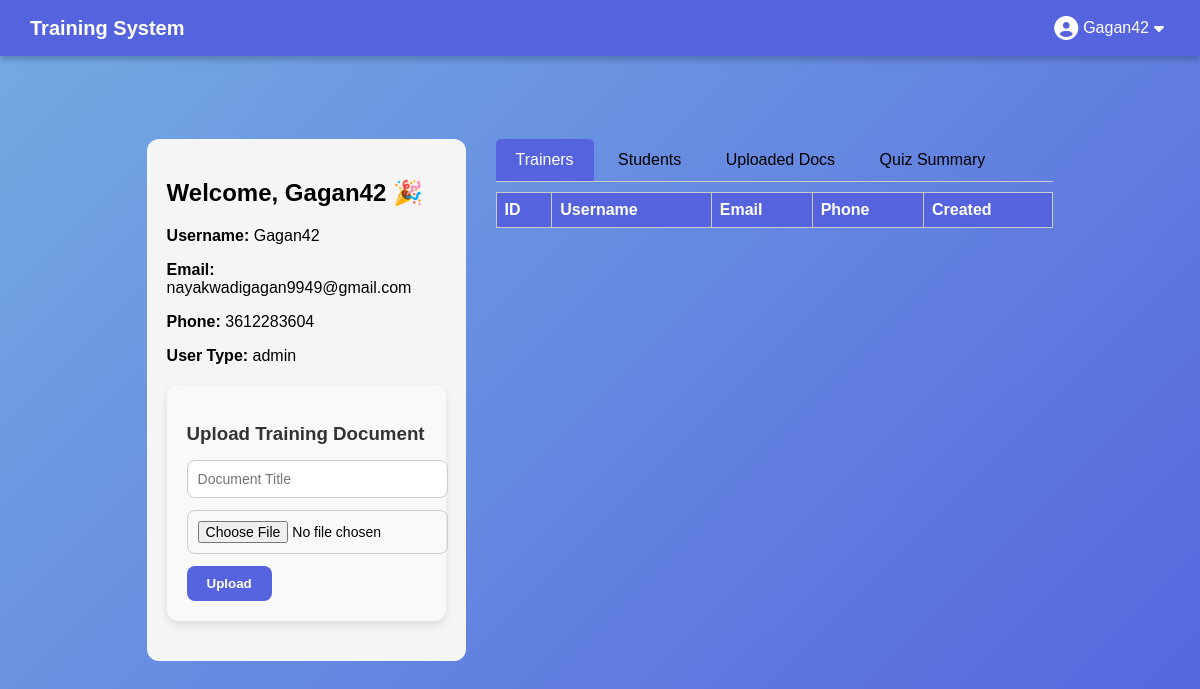
Page / (signed in) on the earlier database version.
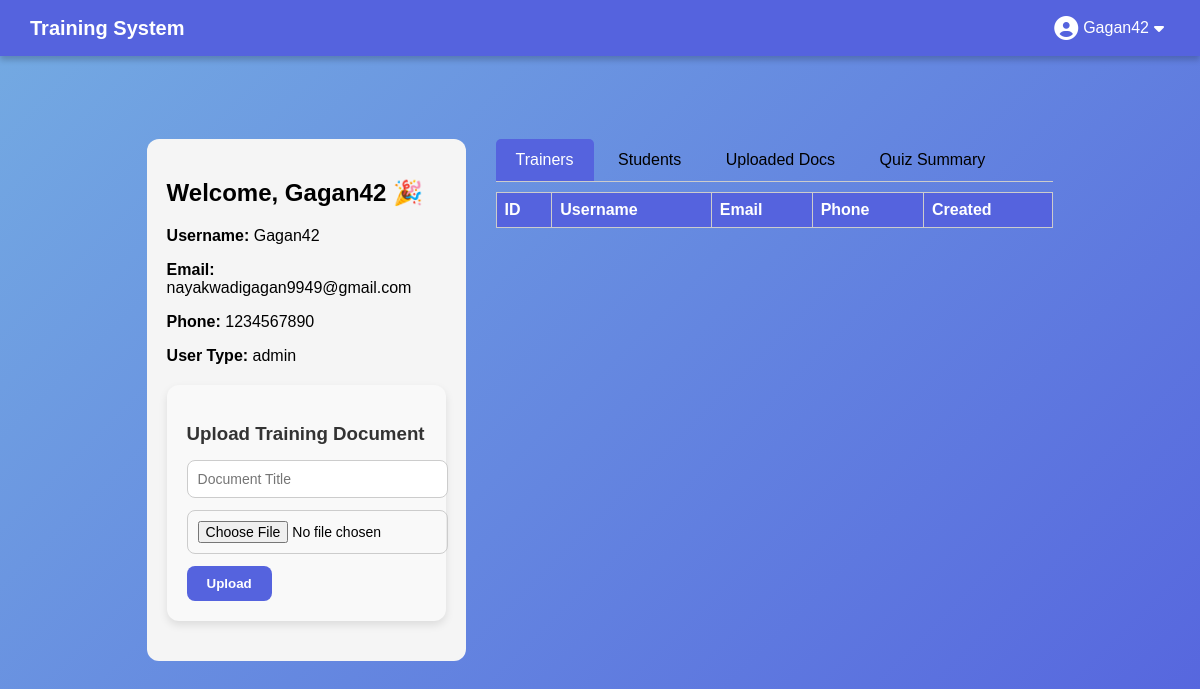
Same page on the later database version.
### tables this page shows
CREATE TABLE users (
            id INTEGER PRIMARY KEY AUTOINCREMENT,
            username TEXT UNIQUE NOT NULL,
            password TEXT NOT NULL,
            userType TEXT CHECK(userType IN ('admin', 'trainer', 'student')) NOT NULL,
            email TEXT,
            phoneNumber TEXT,
            createDate DATE,
            updatedDate DATE,
            lastUpdatedBy TEXT
        );

### app.py (the view, shortened to what this page needs)
@app.route("/")
def home():
    if "user" not in session:
        flash("Please login first.", "info")
        return redirect(url_for("login"))
    conn = sqlite3.connect(DB_NAME)
    cursor = conn.cursor()
    cursor.execute(
        "SELECT id, username, email, phoneNumber, userType FROM users WHERE username = ?",
        (session['user'],)
    )
    user_info = cursor.fetchone()
    if not user_info:
        flash("User not found. Please login again.", "danger")
        session.clear()
        conn.close()
        return redirect(url_for("login"))
    session['user_id'] = user_info[0]
    session['user'] = user_info[1]
    session['userType'] = user_info[4]
    session['email'] = user_info[2] or "N/A"
    session['phoneNumber'] = user_info[3] or "N/A"
    cursor.execute("""
        SELECT d.id, d.title, d.filename, u.username, d.upload_date, u.userType
        FROM documents d
        JOIN users u ON d.uploaded_by = u.id
        ORDER BY d.upload_date DESC
    """)
    documents = cursor.fetchall()
    doc_quiz_status = {}
    user_tables = None
    quiz_summary = {}
    if session['userType'] == 'admin':
        cursor.execute(
            "SELECT id, username, email, phoneNumber, createDate FROM users WHERE userType='trainer'"
        )
        trainers = cursor.fetchall()
        cursor.execute(
            "SELECT id, username, email, phoneNumber, createDate FROM users WHERE userType='student'"
        )
        students = cursor.fetchall()
        user_tables = {"trainers": trainers, "students": students}
        cursor.execute("""
            SELECT d.title, u.username, qs.status, qs.submitted_at
            FROM quiz_submissions qs
            JOIN quizzes q ON qs.quiz_id = q.id
            JOIN documents d ON q.document_id = d.id
            JOIN users u ON qs.user_id = u.id
            ORDER BY d.title, qs.submitted_at DESC
        """)
        rows = cursor.fetchall()
        for title, username, status, submitted_at in rows:
            if title not in quiz_summary:
                quiz_summary[title] = []
            quiz_summary[title].append({
                "username": username,
                "status": status,
                "submitted_at": submitted_at
            })
    conn.close()
    return render_template(
        "home.html",
        user=session['user'],
        documents=documents,
        doc_quiz_status=doc_quiz_status,
        user_tables=user_tables,
        quiz_summary=quiz_summary
    )

### templates/home.html (shortened to what this page needs)
<!DOCTYPE html>
<html>
  <head>
    <link
      rel="stylesheet"
      href="{{ url_for('static', filename='style.css') }}"
    />
    <link
      rel="stylesheet"
      href="https://cdnjs.cloudflare.com/ajax/libs/font-awesome/6.5.0/css/all.min.css"
    />
  </head>
  <body>
    <header class="header">
      <div class="logo">Training System</div>
      <div class="user-dropdown">
        <button class="dropbtn" id="profileBtn">
          <i class="fas fa-user-circle profile-icon"></i> {{ user }}
          <i class="fas fa-caret-down"></i>
        </button>
      </div>
    </header>
    {% if session['userType'] in ['trainer', 'admin'] %}
    <div class="main-container">
      <div class="user-info-container">
        <h2>Welcome, {{ user }} 🎉</h2>
        <p><strong>Username:</strong> {{ user }}</p>
        <p><strong>Email:</strong> {{ session.get('email', 'N/A') }}</p>
        <p><strong>Phone:</strong> {{ session.get('phoneNumber', 'N/A') }}</p>
        <p><strong>User Type:</strong> {{ session.get('userType') }}</p>
        <div class="upload-section" style="margin-top: 20px">
          <h3>Upload Training Document</h3>
          <form
            method="POST"
            action="{{ url_for('upload_document') }}"
            enctype="multipart/form-data"
          >
            <input
              type="text"
              name="title"
              placeholder="Document Title"
              required
            /><br />
            <input type="file" name="file" required /><br />
            <button type="submit">Upload</button>
          </form>
        </div>
      </div>
      {% if session['userType'] == 'admin' %}
      <div class="tabs-container">
        <div class="tab">
          <button class="tablinks active" onclick="openTab(event, 'Trainers')">
            Trainers
          </button>
          <button class="tablinks" onclick="openTab(event, 'Students')">
            Students
          </button>
          <button class="tablinks" onclick="openTab(event, 'UploadedDocs')">
            Uploaded Docs
          </button>
          <button class="tablinks" onclick="openTab(event, 'QuizSummary')">
            Quiz Summary
          </button>
        </div>
        <div id="Trainers" class="tabcontent" style="display: block">
          <table>
            <tr>
              <th>ID</th>
              <th>Username</th>
              <th>Email</th>
              <th>Phone</th>
              <th>Created</th>
            </tr>
          </table>
        </div>
      </div>
      {% endif %}
    </div>
    {% endif %}
  </body>
</html>

### static/style.css (style rules this page uses)
body { font-family: Arial, sans-serif; background: linear-gradient(135deg, #74ABE2, #5563DE); height: 100vh; display: flex; justify-content: center; align-items: center; margin: 0; }
.header { position: fixed; top: 0; left: 0; width: 100%; background: #5563DE; color: white; padding: 15px 30px; display: flex; justify-content: space-between; align-items: center; box-shadow: 0 4px 6px rgba(0,0,0,0.2); z-index: 1000; box-sizing: border-box; }
.header .logo { font-size: 20px; font-weight: bold; }
.user-dropdown { position: relative; }
.dropbtn { background: none; color: white; border: none; cursor: pointer; font-size: 16px; display: flex; align-items: center; gap: 5px; }
.profile-icon { font-size: 24px; }
.upload-section { background-color: #f9f9f9; padding: 20px; margin: 20px 0; border-radius: 12px; box-shadow: 0 4px 8px rgba(0,0,0,0.1); text-align: left; }
.upload-section h3 { margin-bottom: 15px; color: #333; }
.upload-section input[type="text"], .upload-section input[type="file"] { width: 100%; padding: 10px; margin-bottom: 12px; border: 1px solid #ccc; border-radius: 8px; font-size: 14px; }
.upload-section button { padding: 10px 20px; background-color: #5563DE; color: white; border: none; border-radius: 8px; cursor: pointer; font-weight: bold; transition: 0.3s ease; }

### templates/home.html (style rules this page uses)
.main-container { display: flex; flex-direction: row; gap: 30px; padding: 20px 40px; align-items: flex-start; }
body, html { margin: 0; padding: 0; height: 100%; font-family: Arial, sans-serif; }
.user-info-container { flex: 1; background: #f5f5f5; padding: 20px; border-radius: 12px; height: fit-content; }
.tabs-container { flex: 2; }
.tab { overflow: hidden; border-bottom: 1px solid #ccc; margin-bottom: 10px; }
.tab button { background-color: inherit; border: none; cursor: pointer; padding: 12px 20px; transition: 0.3s; font-size: 16px; }
.tab button.active { background-color: #5563de; color: white; border-radius: 5px 5px 0 0; }
.tabcontent { display: none; }
table { width: 100%; border-collapse: collapse; }
th, td { border: 1px solid #ccc; padding: 8px; text-align: left; }
th { background-color: #5563de; color: white; }

Differences in the rows shown:
changed users "Gagan42": get "3612283604" → "1234567890"
